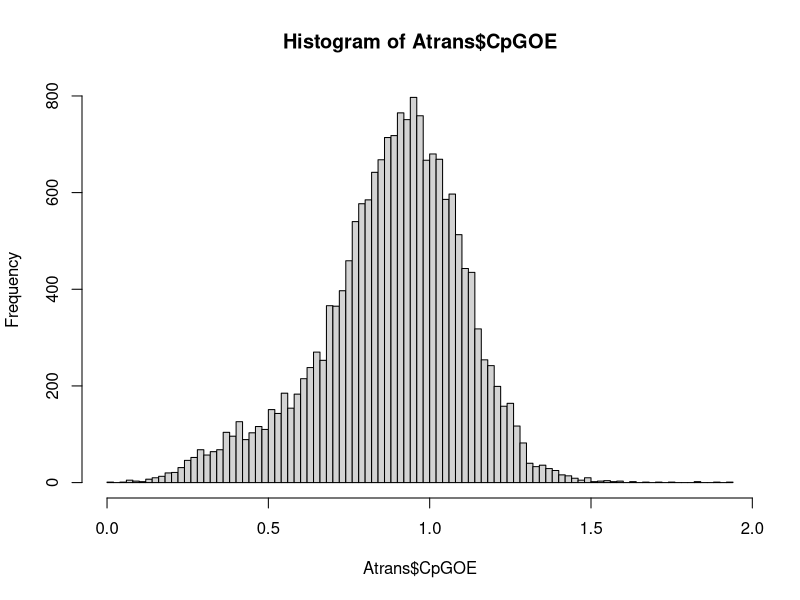
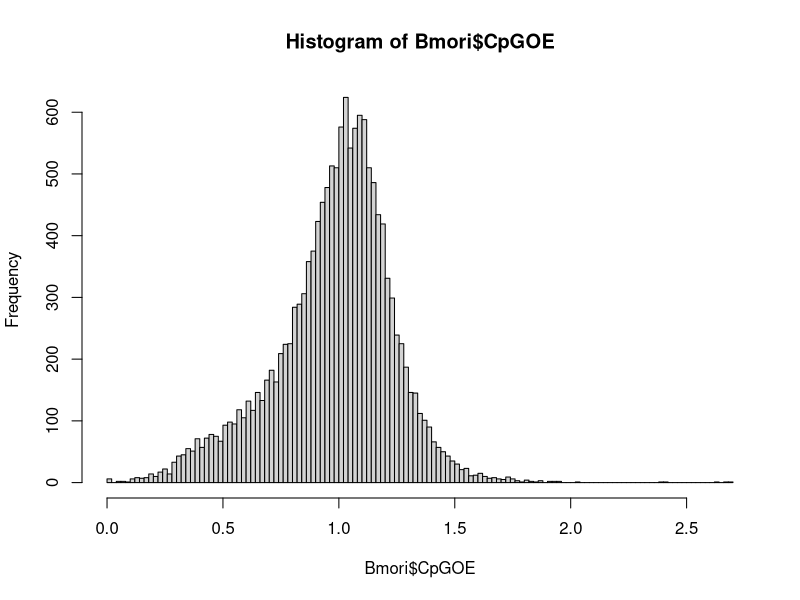

Write the R code that produced these figures, in order. (Note: this script raises an error after producing the figures.)
Atrans <- read.delim(file = "Amyelois_transitella_v1_-_cds.fa.out.txt", as.is = TRUE)
Bmori <- read.delim(file = "Bombyx_mori_-_cds.fa.out.txt", as.is = TRUE)

hist(Atrans$CpGOE, breaks = 100)
hist(Bmori$CpGOE, breaks = 100)


components <- 1:2
Atrans.clust <- densityMclust(Atrans$CpGOE, G=components) 
Bmori.clust <- densityMclust(Bmori$CpGOE, G=components) 

summary(Atrans.clust)
summary(Bmori.clust)

plot(Atrans.clust, what = "density", data = Atrans$CpGOE, breaks = 50)
#plot(Atrans.clust, what = "BIC")
plot(Bmori.clust, what = "density", data = Atrans$CpGOE, breaks = 50)
par(mfrow = c(1,2))
plot(Bmori.clust, what = "diagnostic")

#plot(Bmori.clust, what = "BIC")




plot.dens <- function(clus, ...) {
	oe.range <- range(clus$data)
	oe.x <- seq(from = oe.range[1], to = oe.range[2], length.out = 500)
	
	sd1 <- sqrt(clus$parameters$variance$sigmasq[1])
	sd2 <- ifelse(clus$parameters$variance$modelName == "E", sd1, sqrt(clus$parameters$variance$sigmasq[2]) )

	norm1 <- dnorm(x = oe.x, mean = clus$parameters$mean[1], sd = sd1 ) * clus$parameters$pro[1]
	norm2 <- dnorm(x = oe.x, mean = clus$parameters$mean[2], sd = sd2 ) * clus$parameters$pro[2]
	
	hist(clus$data, breaks = 50, freq=F, xlab = "CpG O/E", col = "grey80", border = "grey80", ...)
	lines(x = oe.x, y = norm1, col = "blue", lwd = 2)
	lines(x = oe.x, y = norm2, col = "orange", lwd = 2)
	
}

par(mfrow = c(1,2))
plot.dens(clus = Bmori.clust, main = "B. mori")

plot.dens(clus = Atrans.clust, main = "A. transitella")




# Below here were preliminary data simulations to understand how Mclust worked...

data(acidity)
data(faithful)
mod4 <- densityMclust(acidity)
mod4

x <- rnorm(1000)
y <- rnorm(300, mean = 3, sd = 3)

xy <- c(x,y)

hist(xy, breaks = 50)

modx <- densityMclust(x)
summary(modx)
plot(modx, what = "density", data = x)

mod <-densityMclust(xy)
summary(mod)
plot(mod, what = "density", data = x)
plot(mod)

